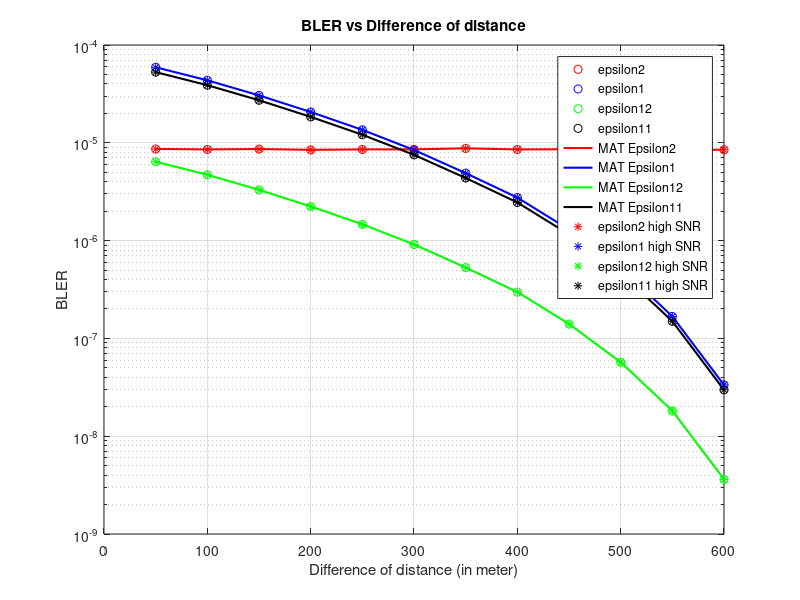

Reproduce this figure in MATLAB.
clc; clear variables; close all;
N1=80;
N2=80;
epsilon1R=10^-5;
epsilon2R=10^-4;


eta = 4;


BW = 10^6;                  %System bandwidth
No = -174 + 10*log10(BW);   %Noise power (dBm)
no = (10^-3)*10.^(No/10);   %Noise power (linear scale)

alpha1 = 0.1;
alpha2 = 1 - alpha1;
M = 100;

w1 = 2^(N1/M)-1;
w2 = 2^(N2/M)-1;

Xi_1 = sqrt(1/(2*pi*(2^(2*N1/M)-1)));
Xi_2 = sqrt(1/(2*pi*(2^(2*N2/M)-1)));

eta_1 = w1 - (1/(2*sqrt(M)*Xi_1));
tau_1 = w1 + (1/(2*sqrt(M)*Xi_1));
eta_2 = w2 - (1/(2*sqrt(M)*Xi_2));
tau_2 = w2 + (1/(2*sqrt(M)*Xi_2));

Pt = 50; %Transmitted power in dBm
rho = (10^-3)*db2pow(Pt)/ no;

d2 = 700;
d_diff = 50:50:600;
for u=1:length(d_diff)
    d1 = d2-d_diff(u);
    h1 = sqrt(1/2*d1^-eta)*(randn(1,10000)+1i*randn(1,10000));
    h2 = sqrt(1/2*d2^-eta)*(randn(1,10000)+1i*randn(1,10000));

    lamda1 = mean(abs(h1).^2);
    lamda2 = mean(abs(h2).^2);
    
    % BLER from approximation Q + Riemann integral
    epsilon2(u) = 1 - exp(-w2/(lamda2*rho*(alpha2-alpha1*w2)));
    epsilon12(u) = 1 - exp(-w2/(lamda1*rho*(alpha2-alpha1*w2)));
    epsilon11(u) = 1 - exp(-w1/(lamda1*rho*alpha1));
    epsilon1(u) = epsilon12(u) + epsilon11(u);
    
    % BLER from approximation Q + Riemann integral + high SNR approximation
    epsilon2_high_SNR(u) = w2/(lamda2*rho*(alpha2-alpha1*w2));
    epsilon12_high_SNR(u) = w2/(lamda1*rho*(alpha2-alpha1*w1));
    epsilon11_high_SNR(u) = w1/(lamda1*rho*alpha1);
    epsilon1_high_SNR(u) = epsilon12_high_SNR(u) + epsilon11_high_SNR(u);
    
    % BLER from approximation Q by MATLAB
    fun1 = @(x) 1-exp(x./(-lamda2*rho*(alpha2-alpha1*x)));
    fun2 = @(x) 1-exp(x./(-lamda1*rho*(alpha2-alpha1*x)));
    fun3 = @(x) 1-exp(x./(-lamda1*rho*alpha1));

    MAT_Epsilon2(u) = Xi_2*sqrt(M)*integral(fun1,eta_2,tau_2);
    MAT_Epsilon12(u) = Xi_2*sqrt(M)*integral(fun2,eta_2,tau_2);
    MAT_Epsilon11(u) = Xi_1*sqrt(M)*integral(fun3,eta_1,tau_1);
    MAT_Epsilon1(u) = MAT_Epsilon12(u) + MAT_Epsilon11(u);
end




semilogy(d_diff, epsilon2,'or'); hold on; grid on;
semilogy(d_diff, epsilon1, 'ob');
semilogy(d_diff, epsilon12,'og');
semilogy(d_diff, epsilon11, 'ok');

semilogy(d_diff, MAT_Epsilon2,'r', 'linewidth',1.5);
semilogy(d_diff, MAT_Epsilon1, 'b','linewidth',1.5);
semilogy(d_diff, MAT_Epsilon12,'g', 'linewidth',1.5);
semilogy(d_diff, MAT_Epsilon11, 'k','linewidth',1.5);

semilogy(d_diff, epsilon2_high_SNR,'*r');
semilogy(d_diff, epsilon1_high_SNR, '*b');
semilogy(d_diff, epsilon12_high_SNR,'*g');
semilogy(d_diff, epsilon11_high_SNR, '*k');

title('BLER vs Difference of distance');
xlabel('Difference of distance (in meter)');
ylabel('BLER');


legend('epsilon2','epsilon1','epsilon12','epsilon11',...
       'MAT Epsilon2','MAT Epsilon1','MAT Epsilon12','MAT Epsilon11',...
       'epsilon2 high SNR', 'epsilon1 high SNR', 'epsilon12 high SNR', 'epsilon11 high SNR' );

